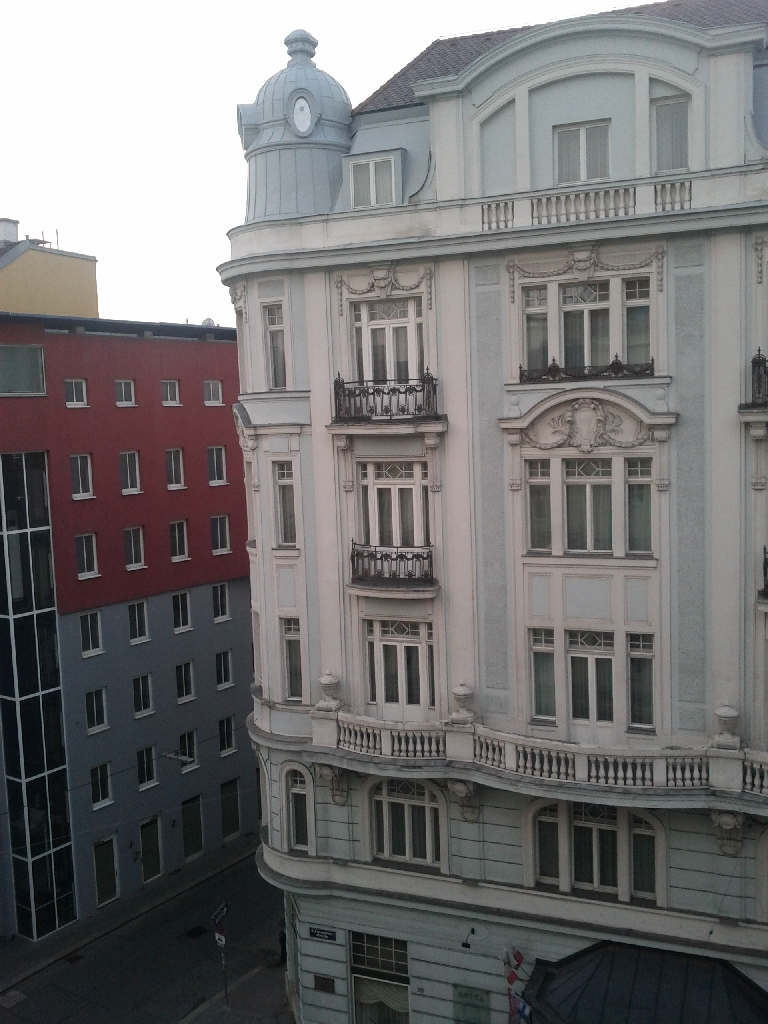
#> input picture images/image1.jpg, 768 x 1024 px
$ python image_stitching.py
#> lines starting #> are read from the running program, lines starting #| are printed output that depends on the picture
import cv2
import numpy as np

def stitch(images):

    # Detect keypoints and features for the images
    (image2, image1) = images
    (keypoints_image1, features_image1) = detect_features(image1)
    (keypoints_image2, features_image2) = detect_features(image2)

    # Matching the features between the two images
    matched_keypoints, homography_matrix, status = match_keypoints(keypoints_image1, keypoints_image2, features_image1, features_image2)

    result_image = cv2.warpPerspective(image1, homography_matrix, (image1.shape[1] + image2.shape[1], image1.shape[0]))
    result_image[0:image2.shape[0], 0:image2.shape[1]] = image2

    # Return the stitched image
    return result_image


def detect_features(image):

    gray_image = cv2.cvtColor(image, cv2.COLOR_BGR2GRAY)

    orb = cv2.ORB_create(nfeatures=2500)
    keypoints, features = orb.detectAndCompute(gray_image, None)

    # Converting the Keypoints to numpy array
    keypoints = np.float32([keypoint.pt for keypoint in keypoints])

    return (keypoints, features)


def match_keypoints(keypoints_image1, keypoints_image2, features_image1, features_image2):

    number_of_closest_key_points = 2

    # Find the matches using brute force
    descriptor_matcher = cv2.DescriptorMatcher_create(cv2.DESCRIPTOR_MATCHER_BRUTEFORCE)
    raw_matches = descriptor_matcher.knnMatch(features_image1, features_image2, number_of_closest_key_points)
    matches = best_keypoints_matches(raw_matches)

    # Location of good matches
    points_image1 = np.float32([keypoints_image1[i] for (i, _) in matches])
    points_image2 = np.float32([keypoints_image2[i] for (_, i) in matches])

    # Compute the homography between the two sets of points using RANSAC
    homography_matrix, status = cv2.findHomography(points_image1, points_image2, cv2.RANSAC)

    # Return the matches with the homograpy matrix and status of each matched point (if it's correct or not)
    return (matches, homography_matrix, status)


def best_keypoints_matches(raw_matches):

    lowes_ratio = 0.75
    matches = []

    # loop over the raw matches
    for match in raw_matches:

        point1_distance = match[0].distance
        point2_distance = match[1].distance

        # Using Lowe's ratio test to minimize false positives and creating the list of best keypoints
        if point1_distance < point2_distance * lowes_ratio:
            keypoints1 = match[0].queryIdx
            keypoints2 = match[0].trainIdx
            matches.append((keypoints1, keypoints2))

    return matches


def remove_black_borders(image):
    height, width = image.shape[:2]
    cropI=0
    val=image[height-1][width-1]

    for i in range(width):
        if(not(image[height-1][width-i-1][0] == val[0])):
            return image[:,0:width-i-1]


def resize_image(image, scale_percent=50):

    # Calculate the 50 percent of original dimensions
    width = int(image.shape[1] * scale_percent / 100)
    height = int(image.shape[0] * scale_percent / 100)

    size = (width, height)

    result_image = cv2.resize(image, size)

    return result_image


imageA = resize_image(cv2.imread('images/image1.jpg'))
#> in resize_image, `width = int(image.shape[1] * scale_percent / 100)`: width = 384
#> in resize_image, `size = (width, height)`: size = (384, 512)
#> in resize_image, image is the input picture: shape (1024, 768, 3); mean B, G, R 115.1, 114.6, 116.1
imageB = resize_image(cv2.imread('images/image2.jpg'))
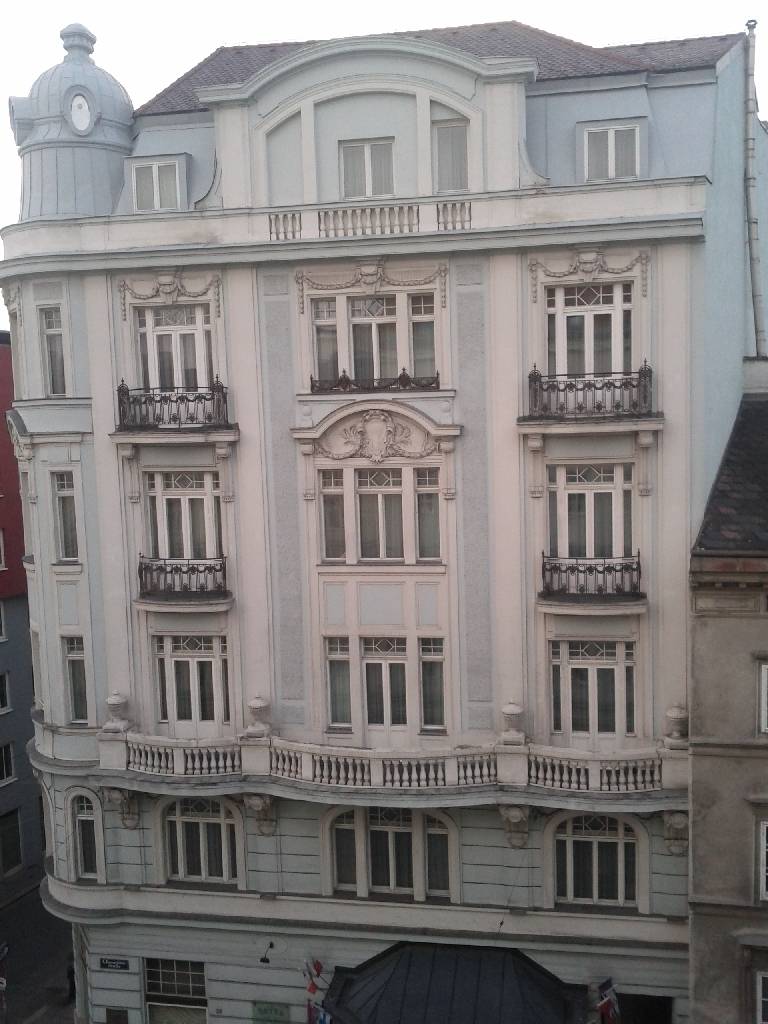
#> input picture images/image2.jpg, 768 x 1024 px
#> in resize_image, image is the input picture: shape (1024, 768, 3); mean B, G, R 127.2, 128, 131.4
imageC = resize_image(cv2.imread('images/image3.jpg'))
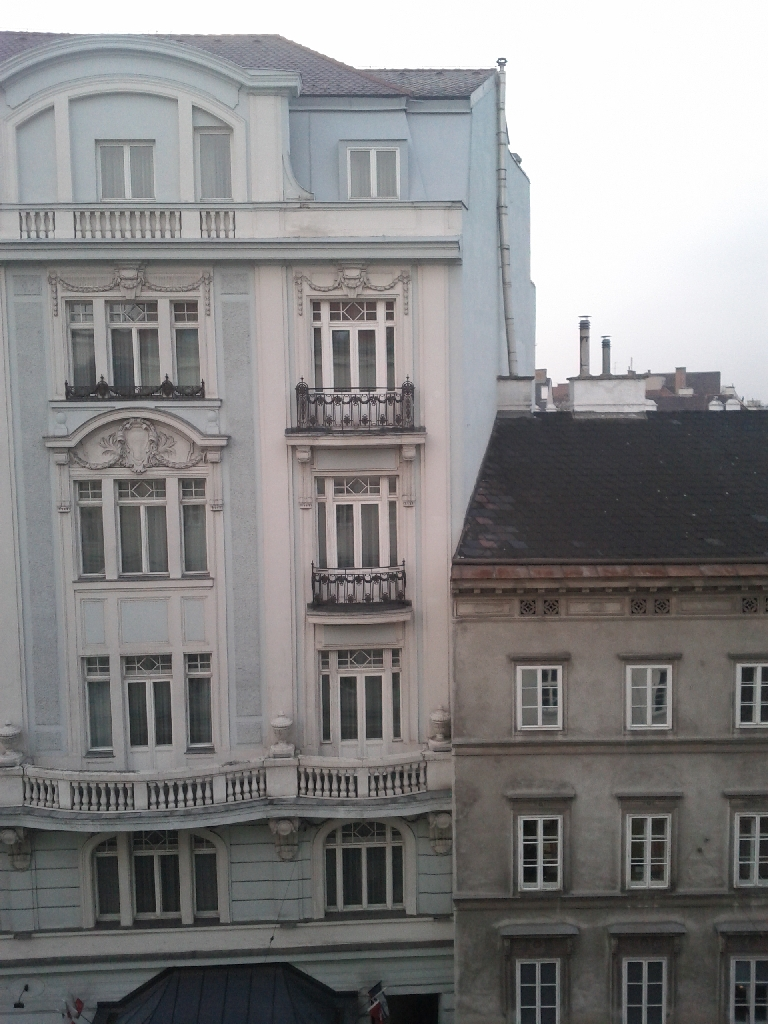
#> input picture images/image3.jpg, 768 x 1024 px
#> in resize_image, image is the input picture: shape (1024, 768, 3); mean B, G, R 132.9, 132.4, 133.4
imageD = resize_image(cv2.imread('images/image4.jpg'))
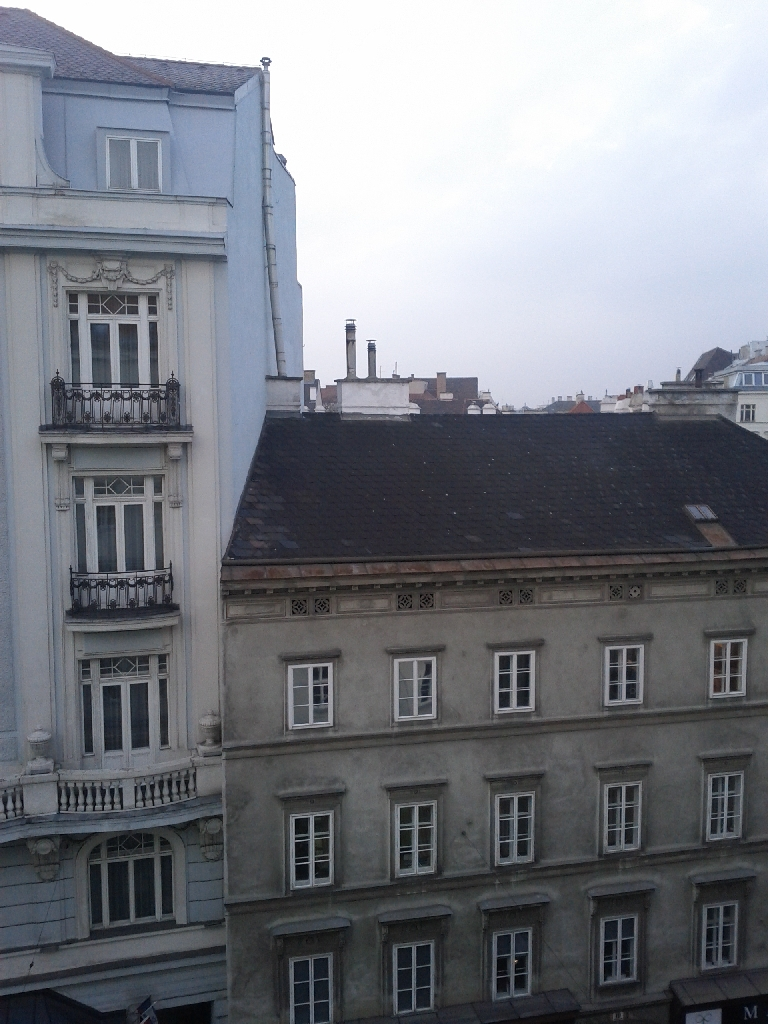
#> input picture images/image4.jpg, 768 x 1024 px
#> in resize_image, image is the input picture: shape (1024, 768, 3); mean B, G, R 131, 124, 121
imageE = resize_image(cv2.imread('images/image5.jpg'))
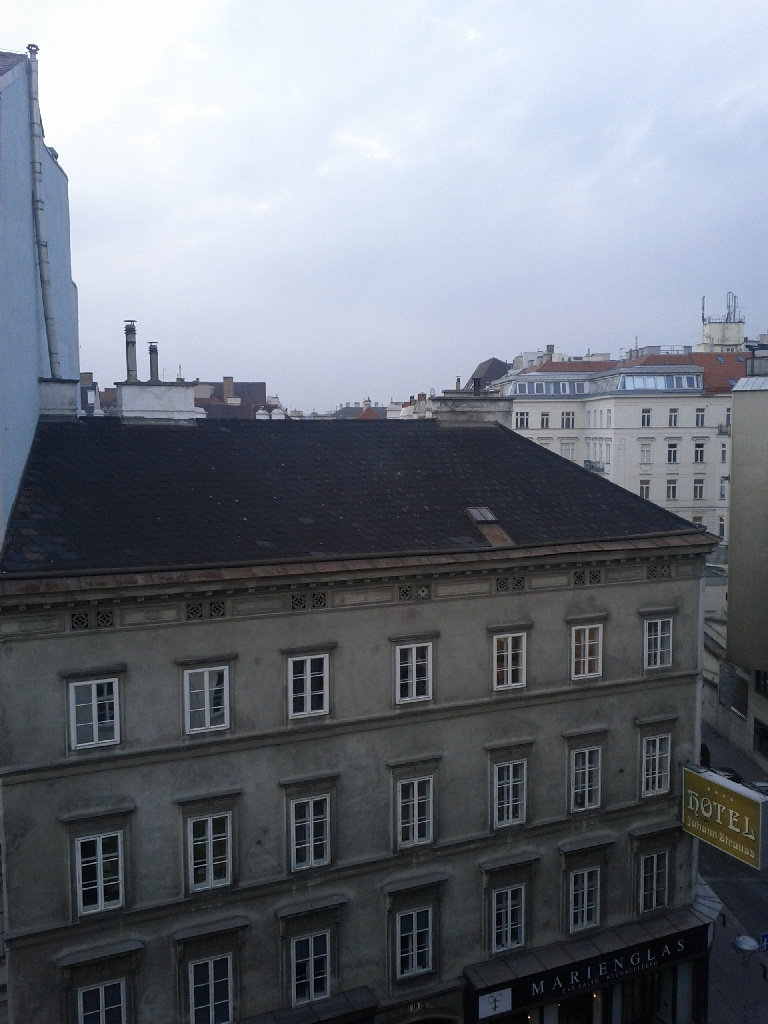
#> input picture images/image5.jpg, 768 x 1024 px
#> in resize_image, image is the input picture: shape (1024, 768, 3); mean B, G, R 126.6, 117.4, 112.1

result1 = stitch([imageA, imageB])
#> in detect_features, `keypoints, features = orb.detectAndCompute(gray_image, None)`: keypoints = 2371 keypoints; strongest (x, y, size): (304, 158, 31), (101, 195, 31), (297, 159, 31), (86, 278, 31)
#> in detect_features, `keypoints = np.float32([keypoint.pt for keypoint in keypoints])`: keypoints = 2371 pairs, first value 31 to 329.8, second value 49 to 479
#> in stitch, `(keypoints_image1, features_image1) = detect_features(image1)`: keypoints_image1 has the same summary as keypoints in detect_features
#> in detect_features (call 2), `keypoints, features = orb.detectAndCompute(gray_image, None)`: keypoints = 2318 keypoints; strongest (x, y, size): (115, 161, 44.6), (114, 161, 53.6), (116, 162, 37.2), (117, 163, 31)
#> in stitch, `(keypoints_image2, features_image2) = detect_features(image2)`: keypoints_image2 = 2318 pairs, first value 31 to 351, second value 39 to 472
#> in match_keypoints, `raw_matches = descriptor_matcher.knnMatch(features_image1, features_im..`: raw_matches = 2371 matches
#> the loop in best_keypoints_matches, `for match in raw_matches: ` made 2371 passes
#> (point1_distance, point2_distance, keypoints2) on passes 4, 10, 19, 22, 35, 39, 56, 60, 62, 76, 81, 95: (232.2, 397.8, 301), (245.5, 370.4, 355), (144.7, 321.9, 12), (173.5, 262.5, 236), (171.1, 244.7, 37), (183.1, 287, 312), (217.8, 372.3, 266), (273.5, 401.7, 892), (258, 360.3, 178), (237.5, 321.1, 329), (188.3, 258.4, 1256), (242.8, 324.5, 502)
#> (point1_distance, point2_distance) on passes 1, 2, 3, 5, 6, 7: (346.3, 352.1), (288.2, 294.6), (265.1, 292), (306.5, 312.4), (368.3, 375), (300.5, 354)
#> after the loop in best_keypoints_matches, `for match in raw_matches:`: matches = 273 pairs, first value 3 to 2367, second value 2 to 2314
#> in match_keypoints, `points_image1 = np.float32([keypoints_image1[i] for (i, _) in matches])`: points_image1 = 273 pairs, first value 33 to 328.3, second value 51.84 to 448
#> in match_keypoints, `points_image2 = np.float32([keypoints_image2[i] for (_, i) in matches])`: points_image2 = 273 pairs, first value 112.3 to 345, second value 51.84 to 443.8
#> in match_keypoints, `homography_matrix, status = cv2.findHomography(points_image1, points_i..`: homography_matrix = [[0.819, -0.00759, 116.6], [-0.107, 0.949, 8.42], [-0.00047, 2.91e-05, 1]]; status = 273 values, max 1 at index 0, min 0 at index 7, mean 0.842
#> in stitch, `matched_keypoints, homography_matrix, status = match_keypoints(keypoin..`: matched_keypoints has the same summary as matches in best_keypoints_matches
result1 = remove_black_borders(result1)
#> in remove_black_borders, `val=image[height-1][width-1]`: val = [0, 0, 0]

result2 = stitch([result1, imageC])
#> in detect_features (call 3), `keypoints, features = orb.detectAndCompute(gray_image, None)`: keypoints = 2293 keypoints; strongest (x, y, size): (250, 31, 31), (293, 162, 31), (297, 187, 31), (290, 162, 31)
#> in detect_features (call 4), `keypoints, features = orb.detectAndCompute(gray_image, None)`: keypoints = 2470 keypoints; strongest (x, y, size): (115, 161, 44.6), (114, 161, 53.6), (116, 162, 37.2), (117, 163, 31)
#> in match_keypoints (call 2), `raw_matches = descriptor_matcher.knnMatch(features_image1, features_im..`: raw_matches = 2293 matches
#> the loop in best_keypoints_matches (call 2), `for match in raw_matches: ` made 2293 passes
#> (point1_distance, point2_distance, keypoints2) on passes 1, 10, 48, 55, 83, 138, 139, 158, 169, 224, 245, 317: (217.2, 348.7, 834), (212.7, 291.6, 784), (261.6, 387.5, 638), (209.3, 301.4, 94), (268.1, 360.8, 725), (229.9, 332.2, 98), (237.1, 353.4, 706), (195.1, 342.2, 524), (152, 279.5, 246), (228, 306.3, 174), (215.7, 339.9, 344), (186.6, 321, 125)
#> (point1_distance, point2_distance) on passes 2 to 7: (313.5, 324.4), (317.9, 322.3), (294.1, 296.4), (355.3, 361.1), (296.4, 308.6), (324.9, 329.6)
result2 = remove_black_borders(result2)

result3 = stitch([result2, imageD])
#> in detect_features (call 5), `keypoints, features = orb.detectAndCompute(gray_image, None)`: keypoints = 2089 keypoints; strongest (x, y, size): (181, 188, 31), (134, 31, 31), (173, 164, 31), (184, 172, 31)
#> in detect_features (call 6), `keypoints, features = orb.detectAndCompute(gray_image, None)`: keypoints = 2500 keypoints; strongest (x, y, size): (115, 161, 44.6), (116, 162, 37.2), (114, 161, 53.6), (117, 163, 31)
#> in match_keypoints (call 3), `raw_matches = descriptor_matcher.knnMatch(features_image1, features_im..`: raw_matches = 2089 matches
result3 = remove_black_borders(result3)

result4 = stitch([result3, imageE])
#> in detect_features (call 8), `gray_image = cv2.cvtColor(image, cv2.COLOR_BGR2GRAY)`:
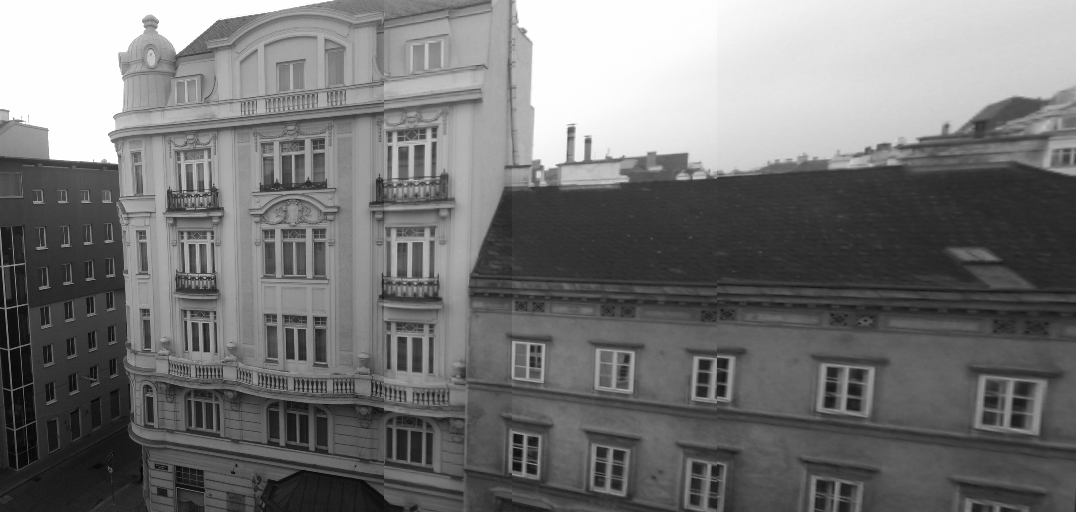
#> gray_image: shape (512, 1076); min 4, max 255, mean 117.2
#> in stitch (call 4), `result_image[0:image2.shape[0], 0:image2.shape[1]] = image2`:
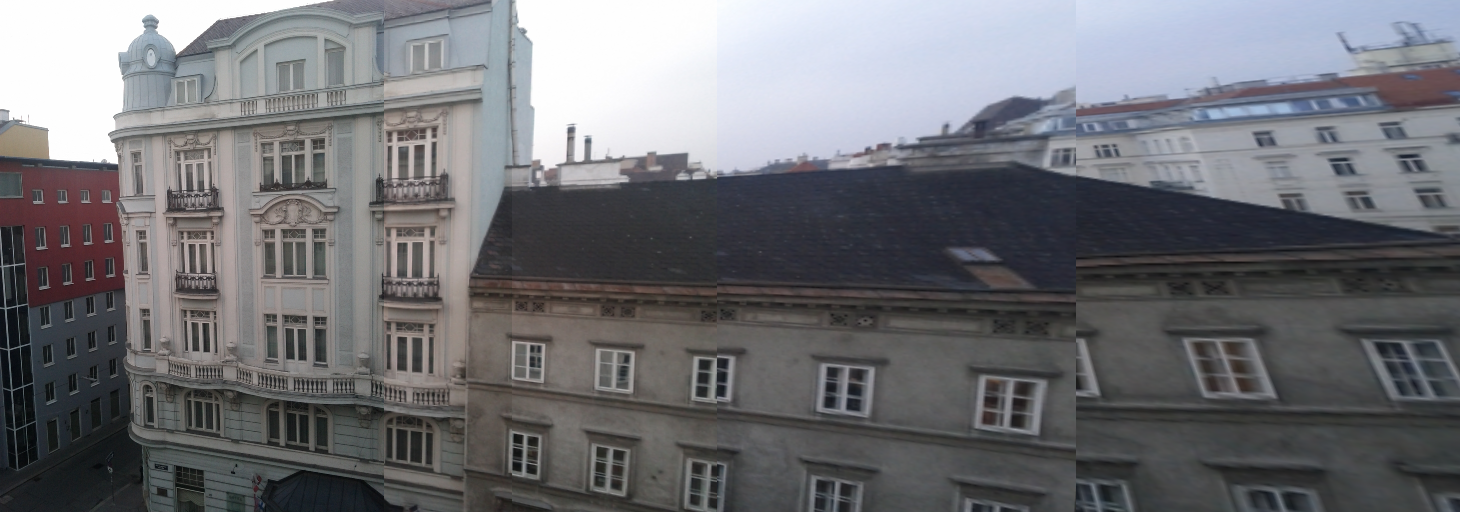
#> result_image: shape (512, 1460, 3); mean B, G, R 116.2, 112.2, 111.7
result4 = remove_black_borders(result4)

cv2.imwrite('stitchedImage.png', result4)

cv2.imshow("Result", result4)
cv2.waitKey(0)
